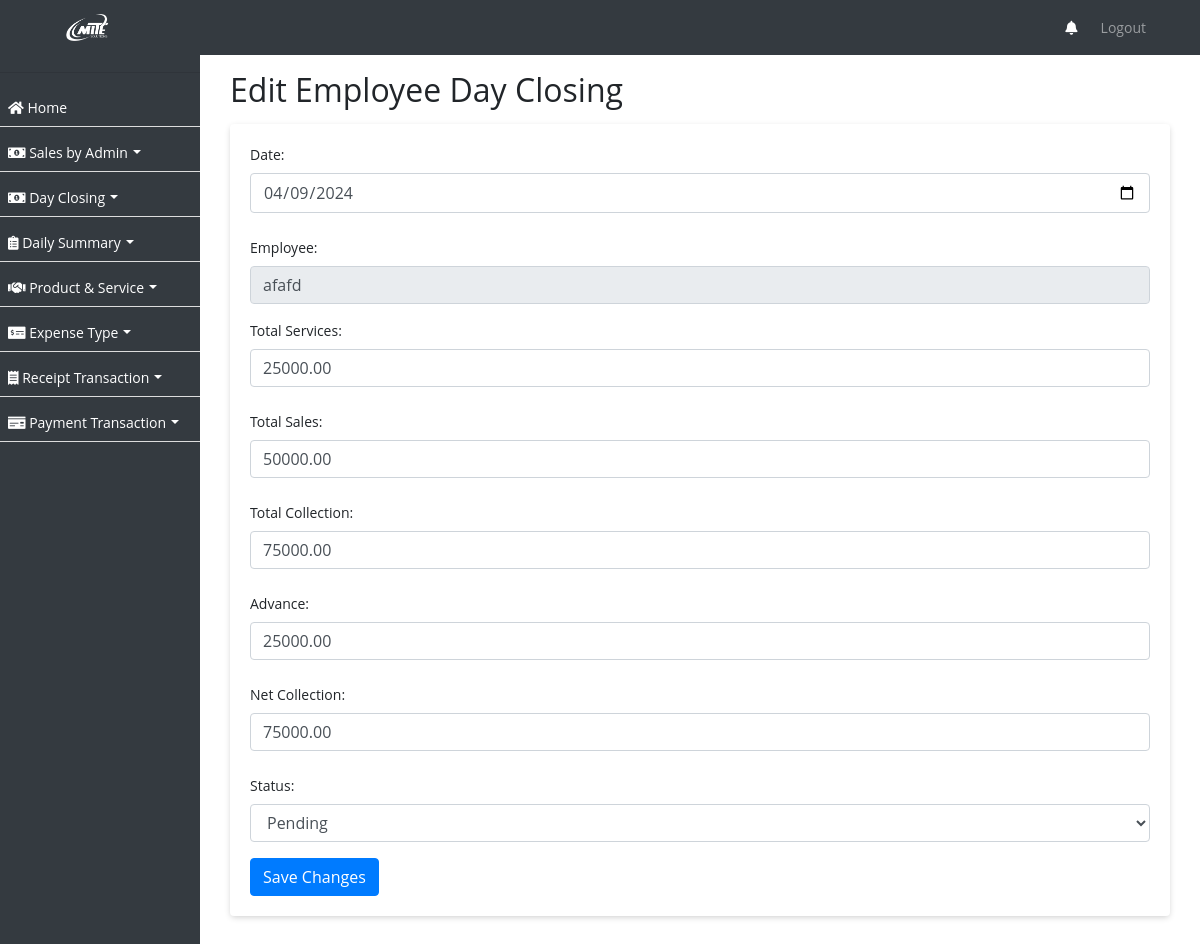
The page /sale/dayclosing/28/edit/ on the database its author committed.
### ezshopapp/models.py (models this page shows, shortened)
class DayClosing(models.Model):
    date = models.DateField()
    employee = models.ForeignKey(Employee, on_delete=models.CASCADE, blank=True, null=True)
    total_services = models.DecimalField(max_digits=8, decimal_places=2)
    total_sales = models.DecimalField(max_digits=8, decimal_places=2)
    total_collection = models.DecimalField(max_digits=8, decimal_places=2)
    advance = models.DecimalField(max_digits=8, decimal_places=2, blank=True, null=True)
    net_collection = models.DecimalField(max_digits=8, decimal_places=2)
    status = models.CharField(max_length=10, choices=STATUS_CHOICES, default='pending')
    created_on = models.DateTimeField(auto_now_add=True, null=True)

class Employee(models.Model):
    employee_id = models.CharField(max_length=10, unique=True)
    username = models.CharField(max_length=50, null=True)
    password = models.CharField(max_length=50, null=True)
    business_profile = models.CharField(max_length=255, null=True)
    business_profile_id = models.IntegerField(null=True)
    first_name = models.CharField(max_length=255)
    second_name = models.CharField(max_length=255)
    nationality = models.CharField(max_length=255)
    mobile_no = models.CharField(max_length=20, blank=True, null=True)
    passport_no = models.CharField(max_length=20, unique=True)
    passport_expiration_date = models.DateField()
    emirates_id = models.CharField(max_length=20, unique=True)
    id_expiration_date = models.DateField()
    basic_pay = models.DecimalField(max_digits=10, decimal_places=2)
    house_allowance = models.DecimalField(max_digits=10, decimal_places=2, default=0)
    transportation_allowance = models.DecimalField(max_digits=10, decimal_places=2, default=0)
    commission_percentage = models.DecimalField(max_digits=5, decimal_places=2, default=0, validators=[MinValueValidator(0)])
    joining_date = models.DateField()
    job_role = models.ForeignKey(Role, on_delete=models.SET_NULL, null=True)
    is_employee = models.BooleanField(default=True)
    created_on = models.DateTimeField(auto_now_add=True, null=True)

### ezshopapp/views.py (the view)
# urls.py: path('sale/dayclosing/<int:pk>/edit/', edit_day_closing, name='edit_day_closing'),
def edit_day_closing(request, pk):
    day_closing = get_object_or_404(DayClosing, pk=pk)
    employees = Employee.objects.all()
    status_choices = STATUS_CHOICES
    if request.method == 'POST':
        form = DayClosingForm(request.POST, instance=day_closing)
        if form.is_valid():
            form.save()
            return redirect('day_closing_report')
    else:
        form = DayClosingForm(instance=day_closing)
    return render(request, 'dayclosing_edit.html', {'form': form, 'employees': employees, 'status_choices': status_choices })

### ezshopapp/forms.py
class DayClosingForm(forms.ModelForm):
    class Meta:
        model = DayClosing
        fields = ['date', 'employee', 'total_services', 'total_sales', 'total_collection', 'advance', 'net_collection', 'status']
        widgets = {
            'date': forms.DateInput(attrs={'type': 'date'}),
        }

### ezshopapp/templates/dayclosing_edit.html (shortened to what this page needs)
{% extends 'base.html' %}
{% block content %}
<div class="container">
    <h2>Edit Employee Day Closing</h2>
    <div class="card">
        <div class="card-body">
            <form method="post">
                <div class="form-group">
                    <label for="id_date">Date:</label>
                    {{ form.date }}
                </div>
                <div class="form-group">
                    <label for="id_employee">Employee:</label>
                    <input type="text" name="employee" id="id_employee" class="form-control" readonly
                           value="{{ form.instance.employee.first_name }} {{ form.instance.employee.last_name }}">
                </div>
                <div class="form-group">
                    <label for="id_total_services">Total Services:</label>
                    {{ form.total_services }}
                </div>
                <div class="form-group">
                    <label for="id_total_sales">Total Sales:</label>
                    {{ form.total_sales }}
                </div>
                <div class="form-group">
                    <label for="id_total_collection">Total Collection:</label>
                    {{ form.total_collection }}
                </div>
                <div class="form-group">
                    <label for="id_advance">Advance:</label>
                    {{ form.advance }}
                </div>
                <div class="form-group">
                    <label for="id_net_collection">Net Collection:</label>
                    {{ form.net_collection }}
                </div>
                <div class="form-group">
                    <label for="id_status">Status:</label>
                    <select name="status" id="id_status" class="form-control">
                        {% for choice in status_choices %}
                            <option value="{{ choice.0 }}" {% if choice.0 == form.instance.status %}selected{% endif %}>{{ choice.1 }}</option>
                        {% endfor %}
                    </select>
                </div>
                <button type="submit" class="btn btn-primary">Save Changes</button>
            </form>
        </div>
    </div>
</div>
{% endblock %}

### ezshopapp/templates/base.html (style rules this page uses)
body, p, h1, h2, h3, h4, h5, h6, a, li, label, input, div, span, small { font-family: "Open Sans", sans-serif !important; }
button:focus, button { outline: none !important; border: none; }
body, p, a, li, li>a { font-size:14px !important; }
body { padding-top: 56px; background-color: #ffffff !important; }
.form-control { line-height: 1.25 !important; }
.card { border:0px !important; margin-top:15px; margin-bottom:15px; box-shadow: 0px 2px 6px -1px #ccc; }
.btn-primary { --bs-btn-color: #fff; --bs-btn-bg: #00B69B; --bs-btn-border-color: #00B69B; --bs-btn-hover-color: #000; --bs-btn-hover-bg: #26c1aa; --bs-btn-hover-border-color: #1abda5; --bs-btn-focus-shadow-rgb: 0, 155, 132; --bs-btn-active-color: #000; --bs-btn-active-bg: #33c5af; --bs-btn-active-border-color: #1abda5; --bs-btn-active-shadow: inset 0 3px 5px rgba(0, 0, 0, 0.125); --bs-btn-disabled-color: #000; --bs-btn-disabled-bg: #00B69B; --bs-btn-disabled-border-color: #00B69B; }
input, select { width: 100%; padding: 0.375rem 0.75rem; margin-bottom: 0.5rem; font-size: 1rem; line-height: 1.5; color: #495057; background-color: #fff; background-clip: padding-box; border: 1px solid #ced4da; border-radius: 0.25rem; transition: border-color 0.15s ease-in-out, box-shadow 0.15s ease-in-out; }

### rows shown on the page
DayClosing: date "04/09/2024", employee "afafd", total_services "25000.00", total_sales "50000.00", total_collection "75000.00", advance "25000.00", net_collection "75000.00", status "Pending"
